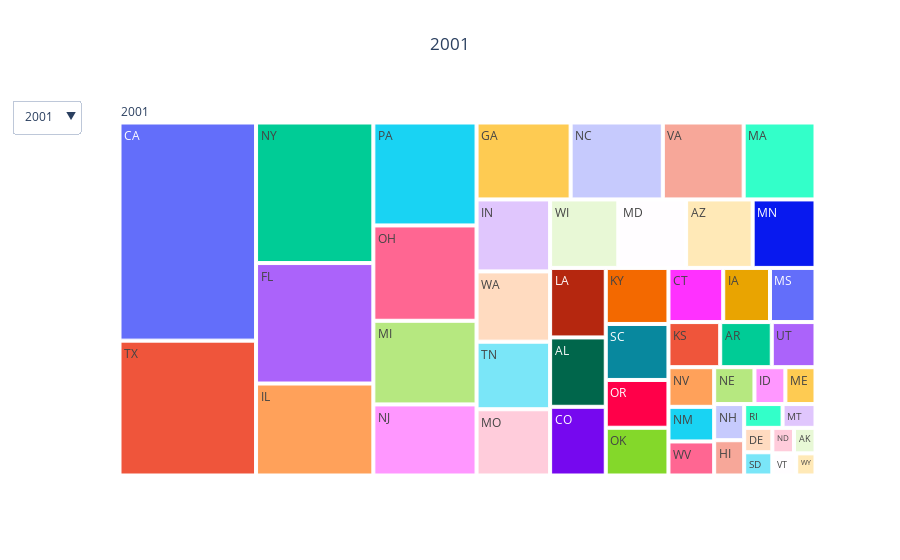

The notebook cell this image was saved under:
### Code cell
# treemap for the population growth over the years
import plotly.express as px
import plotly.graph_objects as go

# We have a list for every day
# In your case will be gropuby('RuleName')
# here for every element d
# d[0] is the name(key) and d[1] is the dataframe
dfs = list(ann_sales_pop_bystate.groupby("year"))

first_title = dfs[0][0]
traces = []
buttons = []
for i,d in enumerate(dfs):
    visible = [False] * len(dfs)
    visible[i] = True
    name = d[0]
    traces.append(
        px.treemap(d[1],
                   path=['year', 'code', ],
                   values='population').update_traces(visible=True if i==0 else False).data[0]
    )
    buttons.append(dict(label=name,
                        method="update",
                        args=[{"visible":visible},
                              {"title":f"{name}"}]))

updatemenus = [{'active':0, "buttons":buttons}]

fig = go.Figure(data=traces,
                 layout=dict(updatemenus=updatemenus))
fig.update_layout(title=first_title, title_x=0.5)
fig.show()
